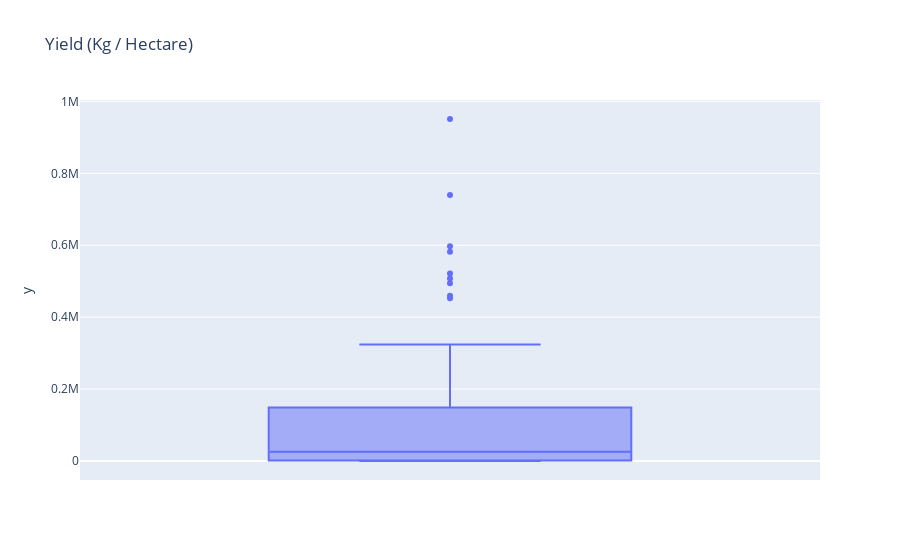

Source (notebook cell):
### Code cell
fig = px.box(y = df['Production per Person (Kg)'], title = 'Yield (Kg / Hectare)')
fig.show()

### Figure 1 — Plotly figure (JSON) as saved in the notebook; plotly's stock layout.template omitted (floating-point values rounded to 4 significant figures)
{"data": [{"alignmentgroup": "True", "hovertemplate": "y=%{y}<extra></extra>", "legendgroup": "", "marker": {"color": "#636efa"}, "name": "", "notched": false, "offsetgroup": "", "orientation": "v", "showlegend": false, "type": "box", "x0": " ", "xaxis": "x", "y": [3, 260721, 88287, 1, 324219, 452524, 740075, 1, 1, 91304, 10248, 210232, 494237, 1, 172334, 161651, 261143, 193771, 314768, 507518, 9403, 1, 139244, 61118, 1, 951087, 4, 135428, 59427, 459519, 148765, 253784, 25481, 83111, 3, 95897, 234563, 104664, 114445, 55243, 162584, 9568, 581814, 3, 2694, 290036, 79606, 12444, 1, 132522, 3, 521254, 13115, 6776, 54162, 597066, 34877, 44321, 127292, 38014, 19012, 23951, 297, 12265, 16788, 104878, 19108, 25664, 138553, 6225, 2042, 25455, 10064, 13873, 5137, 220457, 21742, 2, 7818, 291105, 10009, 151059, 52152, 163121, 55, 20079, 1058, 297, 55915, 70388, 4331, 175, 528, 6217, 68099, 237, 17, 8, 16, 9, 6, 0], "y0": " ", "yaxis": "y"}], "layout": {"boxmode": "group", "legend": {"tracegroupgap": 0}, "title": {"text": "Yield (Kg / Hectare)"}, "xaxis": {"anchor": "y", "domain": [0, 1]}, "yaxis": {"anchor": "x", "domain": [0, 1], "title": {"text": "y"}}}}
